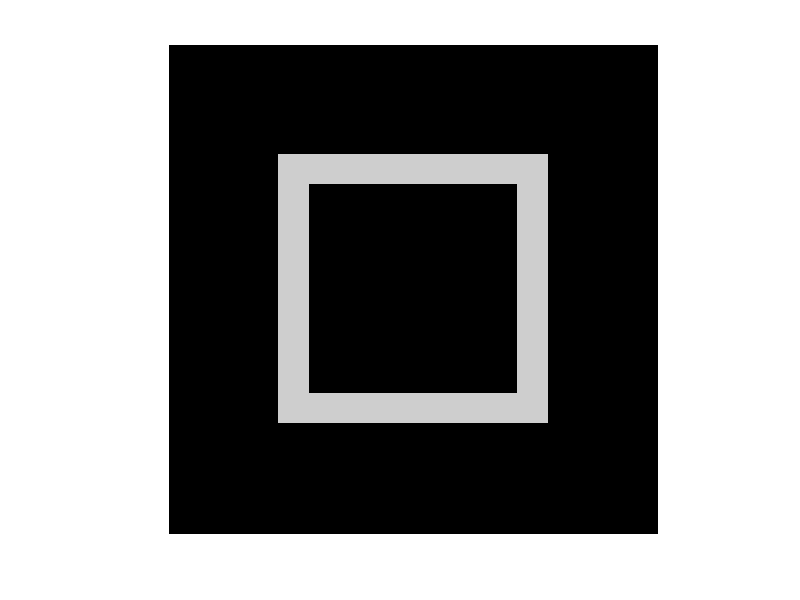

Here is the MATLAB script that generated this plot:
checkboard = zeros(256,256);
% checkboard(44:84,44:84) = 1;
[row,col] = size(checkboard);
checkboard(row/2-70:row/2+70,col/2-70:col/2+70) = 0.8;
checkboard(row/2-54:row/2+54,col/2-54:col/2+54) = 0;
figure,imshow(checkboard);
save checkboard.mat checkboard
close all;